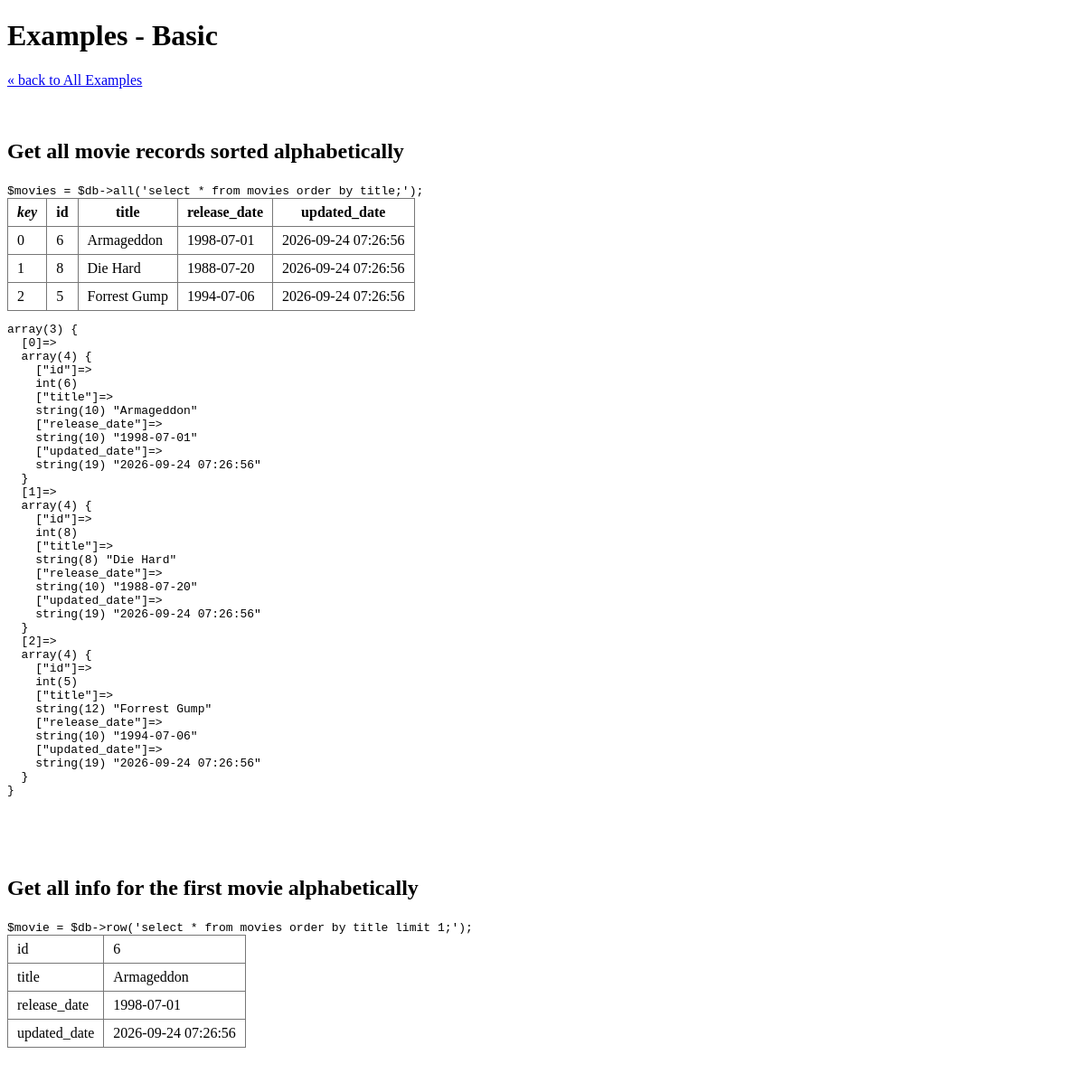
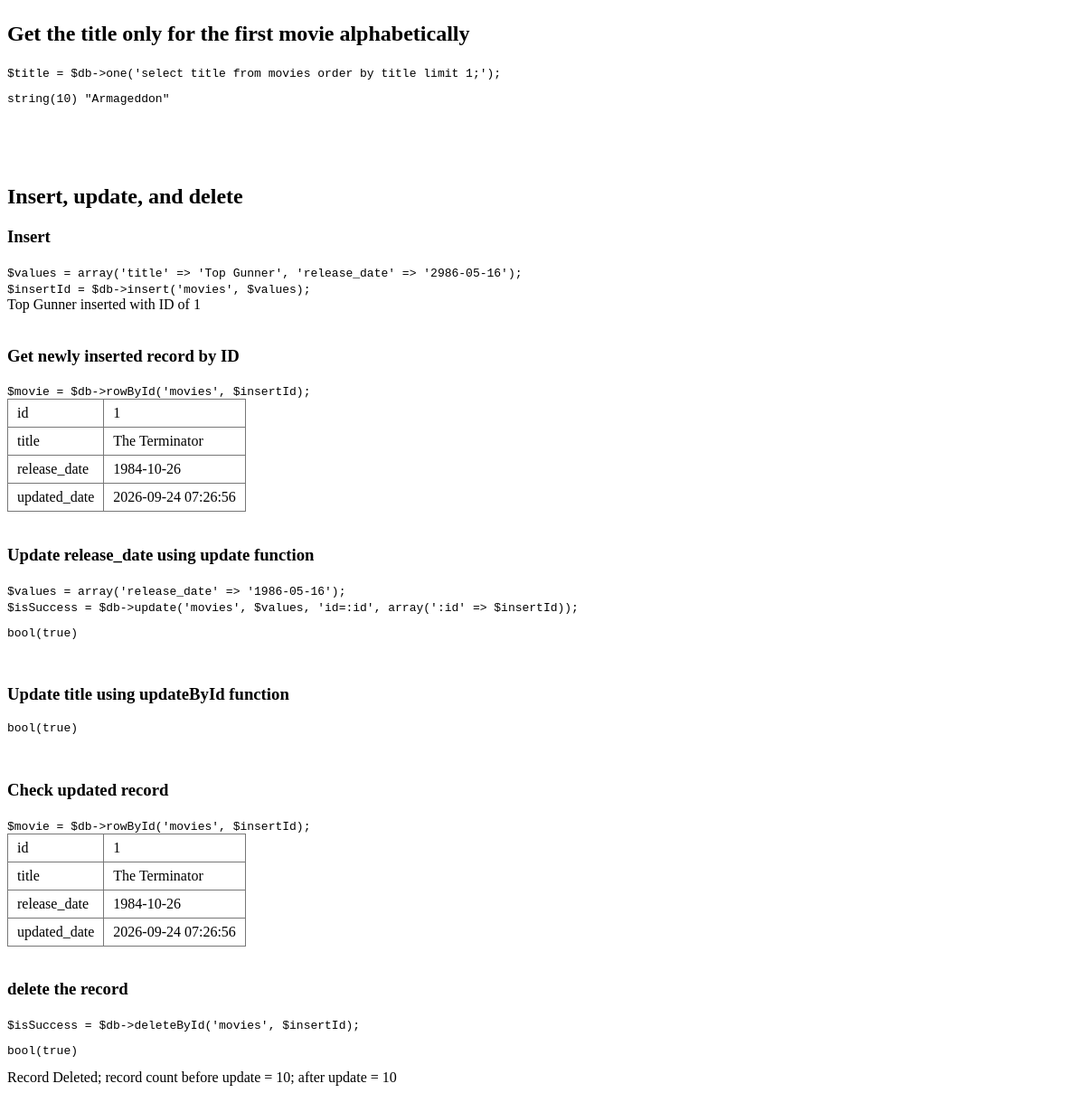
The app's page /examples/test.php with its own data (2 pictures, top to bottom).
### tables this page shows
CREATE TABLE `movies` (
  `id` int(10) UNSIGNED NOT NULL,
  `title` varchar(255) NOT NULL,
  `release_date` date NOT NULL,
  `updated_date` datetime NOT NULL
);

### DatabaseHelper.class.php (the view, shortened to what this page needs)
<?php
class DatabaseHelper
{
    private $connection = null;
    private $insertId = 0;
    private $sql = '';
    private $returnType = '';
    private $binds = array();
    private $keyField = '';
    private $valueField = '';
    public function __construct($dbName, $host, $user, $pass)
    {
        $dbName = $this->checkIdentifier($dbName, '__construct() dbname');
        $opt = array(
            PDO::ATTR_ERRMODE            => PDO::ERRMODE_SILENT,
            PDO::ATTR_DEFAULT_FETCH_MODE => PDO::FETCH_ASSOC,
            PDO::ATTR_EMULATE_PREPARES   => false,
        );
        try {
            $this->connection = new PDO(
                'mysql:host=' . $host . ';dbname=' . $dbName . ';charset=utf8mb4',
                $user,
                $pass,
                $opt
            );
        } catch (PDOException $e) {
            $this->connection = null;
            $this->exitProgramError($e->getMessage(), true);
            return;
        }
    }
    public function display($value)
    {
        $this->displayInternal($value);
    }
    public function all($sql, $binds = array(), $keyField = '')
    {
        $this->returnType = 'all';
        $this->sql = $sql;
        $this->binds = $binds;
        $this->keyField = $keyField;
        return $this->makeQuery();
    }
    public function row($sql, $binds = array())
    {
        $this->returnType = 'row';
        $this->sql = $sql;
        $this->binds = $binds;
        return $this->makeQuery();
    }
    public function rowById($table, $id)
    {
        $this->returnType = 'row';
        $table = $this->checkIdentifier($table, 'rowById() table');
        $idFieldName = $this->checkIdentifier($this->settings['id_field_name'], 'rowById() id_field_name setting');
        $this->sql = 'SELECT * FROM `' . $table . '` WHERE `' . $idFieldName . '` = :id limit 1;';
        $this->binds = array(':id' => $id);
        return $this->makeQuery();
    }
    public function one($sql, $binds = array(), $valueField = '')
    {
        $this->returnType = 'one';
        $this->sql = $sql;
        $this->binds = $binds;
        $this->valueField = $valueField;
        return $this->makeQuery();
    }
    public function insert($table, $values)
    {
        $this->returnType = 'insert';
        $table = $this->checkIdentifier($table, 'insert() table');
        $fieldStr = $valueStr = '';
        $binds = array();
        $sep = '';
        foreach ($values as $field => $value) {
            $field = $this->checkIdentifier($field, 'insert() field (array key)');
            $fieldStr .= $sep . '`' . $field . '`';
            $rawSql = $this->getRawString($value);
            if ($rawSql) {
                $valueStr .= $sep . ' ' . $rawSql . ' ';
            } else {
                $valueStr .= $sep . ':' . $field;
                $binds[':' . $field] = $value;
            }
            $sep = ', ';
        }
        $this->sql = 'INSERT INTO `' . $table . '` (' . $fieldStr . ') VALUES (' . $valueStr . ');';
        $this->binds = $binds;
        return $this->makeQuery();
    }
    public function update($table, $values, $whereSql, $whereBinds = array())
    {
        $this->returnType = 'query';
        $table = $this->checkIdentifier($table, 'update() table');
        $setStr = '';
        $binds = $whereBinds;
        $ctr = 0;
        foreach ($values as $field => $value) {
            $ctr++;
            $field = $this->checkIdentifier($field, 'update() field');
            $bindKey = ':v' . $ctr;
            $rawSql = $this->getRawString($value);
            if ($rawSql) {
                $setStr .= '`' . $field . '`=' . $rawSql . ' ';
            } else {
                $setStr .= '`' . $field . '`=' . $bindKey;
                $binds[$bindKey] = $value;
            }
        }
        $this->sql = 'UPDATE `' . $table . '` SET ' . $setStr . ' WHERE ' . $whereSql . ';';
        $this->binds = $binds;
        return $this->makeQuery();
    }
    public function updateById($table, $values, $id)
    {
        $this->returnType = 'query';
        $table = $this->checkIdentifier($table, 'updateById() table');
        $idFieldName = $this->checkIdentifier($this->settings['id_field_name'], 'updateById() id_field_name setting');
        $whereSql = '`' . $idFieldName . '`=:id';
        $binds = array(':id' => $id);
        return $this->update($table, $values, $whereSql, $binds);
    }
    public function deleteById($table, $id)
    {
        $this->returnType = 'query';
        $table = $this->checkIdentifier($table, 'deleteById() table');
        $idFieldName = $this->checkIdentifier($this->settings['id_field_name'], 'deleteById() id_field_name setting');
        $this->sql = 'DELETE FROM `' . $table . '` WHERE `' . $idFieldName . '`=:id;';
        $this->binds = array(':id' => $id);
        return $this->makeQuery();
    }
    private function getRawString($value)
    {
        if (!is_array($value)) {
            return false;
        }
        return $value['raw_sql'];
    }
    private function makeQuery()
    {
        $sql = $this->sql;
        $this->sql = $sql = trim($sql);
        $binds = $this->binds;
        if (empty($binds)) {
            $binds = array();
        }
        $statement = $this->connection->prepare($sql);
        foreach ($binds as $field => $value) {
            $field = $this->checkIdentifier($field, 'bind field', true);
            $success =  $statement->bindValue($field, $value);
        }
        $success = $statement->execute();
        return $this->getReturnValue($statement);
    }
    function querySuccess($statement)
    {
        $sqlFirst6Lc = strtolower(substr(trim($this->sql), 0, 6));
        $type = $this->returnType;
        if ($type === 'insert' || $type === 'insertMultiple' || $sqlFirst6Lc == 'insert') {
            $this->insertId = $this->connection->lastInsertId();
        }
    }
    private function getReturnValue($statement)
    {
        $type = $this->returnType;
        $keyField = $this->keyField;
        $valueField = $this->valueField;
        if ($type == 'all') {
            $fetchAll = $statement->fetchAll(PDO::FETCH_ASSOC);
            if (empty($keyField)) {
                return $fetchAll;
            }
            $ar = array();
            return $ar;
        }
        if ($type == 'row') {
            $row = $statement->fetch(PDO::FETCH_ASSOC);
            return $row;
        }
        if ($type == 'one') {
            if (empty($valueField)) {
                $row = $statement->fetch(PDO::FETCH_NUM);
                if ($row) {
                    return $row[0];
                }
            }
            return '';
        }
        if ($type == 'insert') {
            return $this->insertId;
        }
        return true;
    }
    private function checkIdentifier($identifier, $type, $isBind = false)
    {
        if ($isBind) {
            $identifier = ltrim($identifier, ':');
        }
        if ($isBind) {
            $identifier = ':' . $identifier;
        }
        return $identifier;
    }
    private function resetInfo()
    {
        $this->insertId = 0;
        $this->sql = '';
        $this->returnType = '';
        $this->binds = array();
        $this->keyField = '';
        $this->valueField = '';
    }
    private function displayInternal($value, $isTopLevel = true)
    {
        if (!is_array($value)) {
            if (
                $isTopLevel ||
                (empty($value) && $value !== 0 && $value !== 0.0 && $value !== '0') ||
                (!is_string($value) && !is_int($value) && !is_float($value))
            ) {
                echo "\n<pre class=\"db_class_preview1\">";
                var_dump($value);
                echo "</pre>\n";
            } else {
                echo htmlspecialchars($value);
            }
            return;
        }
        $is2DArray = true;
        $matchCols = $colKeys = array();
        $colCount  = 0;
        foreach ($value as $row) {
            if (!is_array($row) || count($row) < 1) {
                $is2DArray = false;
                break;
            }
            if ($colCount === 0) {
                $matchCols = $row;
                $colCount = count($row);
                $colKeys = array_keys($row);
            } else {
                if ($colCount !== count($row) || array_diff_key($row, $matchCols)) {
                    $is2DArray = false;
                    break;
                }
            }
        }
        if ($is2DArray) {
            echo "\n<table class=\"db_class_preview1\"><thead><tr><th><i>key</i></th>";
            foreach ($colKeys as $colKey) {
                echo "<th>" . htmlspecialchars($colKey) . "</th>";
            }
            echo "</tr></thead>\n";
            echo "<tbody>\n";
            foreach ($value as $k => $v) {
                echo "<tr><td>" . htmlspecialchars($k) . "</td>";
                foreach ($v as $v2) {
                    echo "<td>" . htmlspecialchars($v2) . "</td>";
                }
                echo "</tr>\n";
            }
            echo "</tbody></table>\n";
            return;
        }
        echo "\n<table class=\"db_class_preview1\"><tbody>\n";
        foreach ($value as $k => $v) {
            echo "<tr><td>" . htmlspecialchars($k) . "</td><td>";
            echo "</td></tr>\n";
        }
        echo "</tbody></table>\n";
    }
}

### records on screen
movies: k "0", id "6", title "Armageddon", release_date "1998-07-01", updated_date "2026-09-24 07:26:56"
movies: k "1", id "8", title "Die Hard", release_date "1988-07-20", updated_date "2026-09-24 07:26:56"
movies: k "2", id "5", title "Forrest Gump", release_date "1994-07-06", updated_date "2026-09-24 07:26:56"
movies: id "1", title "The Terminator", release_date "1984-10-26", updated_date "2026-09-24 07:26:56"

### other values on screen
$colKey "id"
$colKey "title"
$colKey "release_date"
$colKey "updated_date"
$k "id"
$k "title"
$k "release_date"
$k "updated_date"
$values['title'] "Top Gunner"
$insertId "1"
$beforeDeleteCount "10"
$afterDeleteCount "10"
